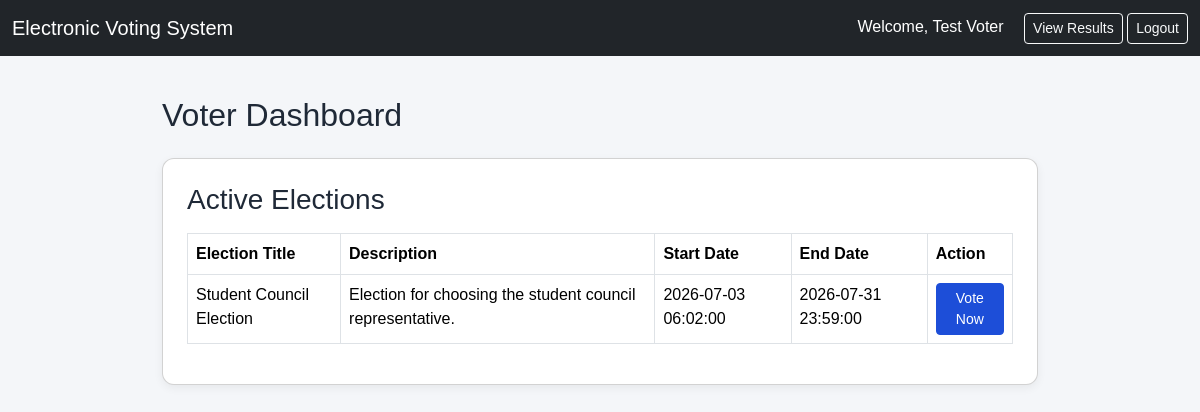
The app's page /voter_dashboard.php (signed in) with its own data.
### tables this page shows
CREATE TABLE elections (
  election_id INT(11) NOT NULL AUTO_INCREMENT,
  title VARCHAR(150) NOT NULL,
  description TEXT DEFAULT NULL,
  start_date DATETIME NOT NULL,
  end_date DATETIME NOT NULL,
  status ENUM('active','closed','published') DEFAULT 'active',
  created_at TIMESTAMP NOT NULL DEFAULT CURRENT_TIMESTAMP,
  PRIMARY KEY (election_id)
);

### voter_dashboard.php (the view, shortened to what this page needs)
<?php
require_once "config.php";
$user_id = $_SESSION["user_id"];
$stmt = $conn->prepare("
    SELECT
        elections.election_id,
        elections.title,
        elections.description,
        elections.start_date,
        elections.end_date,
        elections.status,
        (
            SELECT COUNT(*)
            FROM votes
            WHERE votes.election_id = elections.election_id
            AND votes.voter_id = ?
        ) AS has_voted
    FROM elections
    WHERE elections.status = 'active'
    ORDER BY elections.created_at DESC
");
$stmt->bind_param("i", $user_id);
$stmt->execute();
$elections = $stmt->get_result();
?>
<!DOCTYPE html>
<html>
<head>
    <link href="https://cdn.jsdelivr.net/npm/bootstrap@5.3.3/dist/css/bootstrap.min.css" rel="stylesheet">
    <link href="css/style.css" rel="stylesheet">
</head>
<body>
<nav class="navbar navbar-expand-lg navbar-dark bg-dark">
    <div class="container-fluid">
        <a class="navbar-brand" href="voter_dashboard.php">Electronic Voting System</a>
        <div>
            <span class="text-white me-3">Welcome, <?php echo htmlspecialchars($_SESSION["name"]); ?></span>
            <a href="results.php" class="btn btn-outline-light btn-sm">View Results</a>
            <a href="logout.php" class="btn btn-outline-light btn-sm">Logout</a>
        </div>
    </div>
</nav>
<div class="container">
    <h2 class="mb-4">Voter Dashboard</h2>
    <div class="card p-4">
        <h3 class="mb-3">Active Elections</h3>
        <?php if ($elections->num_rows > 0): ?>
            <table class="table table-bordered">
                <thead>
                    <tr>
                        <th>Election Title</th>
                        <th>Description</th>
                        <th>Start Date</th>
                        <th>End Date</th>
                        <th>Action</th>
                    </tr>
                </thead>
                <tbody>
                    <?php while ($election = $elections->fetch_assoc()): ?>
                        <tr>
                            <td><?php echo htmlspecialchars($election["title"]); ?></td>
                            <td><?php echo htmlspecialchars($election["description"]); ?></td>
                            <td><?php echo htmlspecialchars($election["start_date"]); ?></td>
                            <td><?php echo htmlspecialchars($election["end_date"]); ?></td>
                            <td>
                                <?php if ($election["has_voted"] > 0): ?>
                                    <span class="badge bg-success">Already Voted</span>
                                    <br><br>
                                    <a href="results.php?election_id=<?php echo $election["election_id"]; ?>" class="btn btn-sm btn-secondary">
                                        View Results
                                    </a>
                                <?php else: ?>
                                    <a href="vote.php?election_id=<?php echo $election["election_id"]; ?>" class="btn btn-sm btn-primary">
                                        Vote Now
                                    </a>
                                <?php endif; ?>
                            </td>
                        </tr>
                    <?php endwhile; ?>
                </tbody>
            </table>
        <?php else: ?>
            <div class="alert alert-info">
                No active elections are available at the moment.
            </div>
        <?php endif; ?>
    </div>
</div>
</body>
</html>

### css/style.css (style rules this page uses)
body { background: #f4f6f9; font-family: Arial, sans-serif; }
.container { max-width: 900px; margin-top: 40px; }
h1, h2, h3 { color: #1f2937; }
.btn-primary { background-color: #1d4ed8; border-color: #1d4ed8; }
.card { border-radius: 12px; box-shadow: 0 3px 10px rgba(0,0,0,0.06); }
.navbar { margin-bottom: 30px; }

### records on screen
elections: title "Student Council Election", description "Election for choosing the student council representative.", start_date "2026-07-03 06:02:00", end_date "2026-07-31 23:59:00"

### other values on screen
$_SESSION["name"] "Test Voter"
